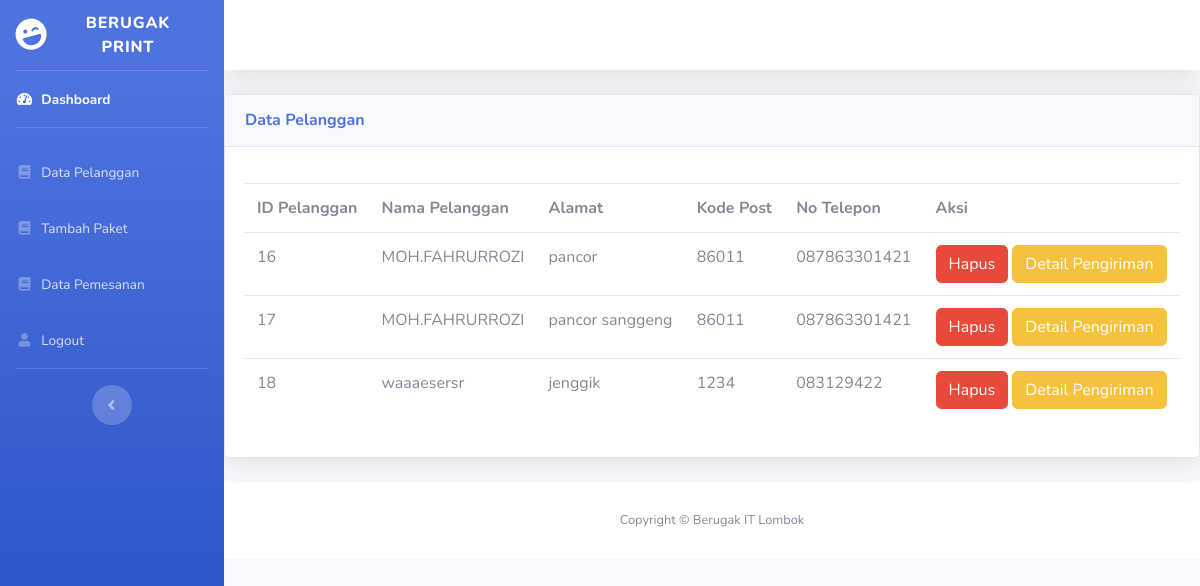
Page /admin/data_pelanggan.php on the committed database.
### tables this page shows
CREATE TABLE `tb_pelanggan` (
  `id_pelanggan` int(11) NOT NULL,
  `nama_pelanggan` varchar(30) NOT NULL,
  `alamat` text NOT NULL,
  `kode_post` varchar(20) NOT NULL,
  `no` varchar(30) NOT NULL,
  `username` varchar(30) NOT NULL,
  `password` varchar(12) NOT NULL
);

### admin/data_pelanggan.php (the view, shortened to what this page needs)
  <!DOCTYPE html>
<html lang="en">
<head>
  <link href="../vendor/fontawesome-free/css/all.min.css" rel="stylesheet" type="text/css">
  <link href="../css/sb-admin-2.min.css" rel="stylesheet">
</head>
<body id="page-top">
  <div id="wrapper">
    <ul class="navbar-nav bg-gradient-primary sidebar sidebar-dark accordion" id="accordionSidebar">
      <a class="sidebar-brand d-flex align-items-center justify-content-center" href="#">
        <div class="sidebar-brand-icon rotate-n-15">
          <i class="fas fa-laugh-wink"></i>
        </div>
        <div class="sidebar-brand-text mx-3">Berugak Print</div>
      </a>
      <hr class="sidebar-divider my-0">
      <li class="nav-item active">
        <a class="nav-link" href="#">
          <i class="fas fa-fw fa-tachometer-alt"></i>
          <span>Dashboard</span></a>
      </li>
      <hr class="sidebar-divider">
      <li class="nav-item">
        <a class="nav-link" href="data_pelanggan.php">
          <i class="fas fa-fw fa-book"></i>
          <span>Data Pelanggan</span></a>
      </li>
      <li class="nav-item">
        <a class="nav-link" href="paket_harga.php">
          <i class="fas fa-fw fa-book"></i>
          <span>Tambah Paket</span></a>
      </li>
      <li class="nav-item">
        <a class="nav-link" href="data_pesanan.php">
          <i class="fas fa-fw fa-book"></i>
          <span>Data Pemesanan</span></a>
      </li>
      <li class="nav-item">
        <a class="nav-link" href="logout.php">
          <i class="fas fa-fw fa-user"></i>
          <span>Logout</span></a>
      </li>
      <hr class="sidebar-divider d-none d-md-block">
      <div class="text-center d-none d-md-inline">
        <button class="rounded-circle border-0" id="sidebarToggle"></button>
      </div>
    </ul>
    <div id="content-wrapper" class="d-flex flex-column">
      <div id="content">
        <nav class="navbar navbar-expand navbar-light bg-white topbar mb-4 static-top shadow">
</nav>
<div class="card shadow mb-4">
            <div class="card-header py-3">
              <h6 class="m-0 font-weight-bold text-primary">Data Pelanggan</h6>
            </div>
            <div class="card-body">
              <div class="table-responsive">
                <table class="table table-bordered" id="dataTable" width="100%" cellspacing="0">
<thead>
<table class="table table-hover">
    <div>
        <th>ID Pelanggan</th>
        <th>Nama Pelanggan</th>
        <TH>Alamat</TH>
        <TH>Kode Post</TH>
        <TH>No Telepon</TH>
        <TH >Aksi</TH>
    </div>
    <?php
include '../config.php';
$data = mysqli_query($koneksi,"select * from tb_pelanggan");
while($d = mysqli_fetch_array($data)){
?>
<tr>
<td><?php echo $d['id_pelanggan']; ?></td>
<td><?php echo $d['nama_pelanggan']; ?></td>
<td><?php echo $d['alamat']; ?></td>
<td><?php echo $d['kode_post']; ?></td>
<td><?php echo $d['no']; ?></td>
<td>
<a href="aksi/hapus_pelanggan.php?id_pelanggan=<?php echo $d['id_pelanggan']; ?>" class="btn btn-danger">Hapus</a>
<a href="aksi/detail_pelanggan.php?id_pelanggan=<?php echo $d['id_pelanggan']; ?>" class="btn btn-warning">Detail Pengiriman</a>
</td>
</tr>
<?php
}
?>
</table>
        </div>
</div>
</div>
      <footer class="sticky-footer bg-white">
        <div class="container my-auto">
          <div class="copyright text-center my-auto">
            <span>Copyright &copy; Berugak IT Lombok</span>
          </div>
        </div>
      </footer>
    </div>
  </div>
</body>
</html>

### rows in the picture
tb_pelanggan: id_pelanggan "16", nama_pelanggan "MOH.FAHRURROZI", alamat "pancor", kode_post "86011", no "087863301421"
tb_pelanggan: id_pelanggan "17", nama_pelanggan "MOH.FAHRURROZI", alamat "pancor sanggeng", kode_post "86011", no "087863301421"
tb_pelanggan: id_pelanggan "18", nama_pelanggan "waaaesersr", alamat "jenggik", kode_post "1234", no "083129422"
